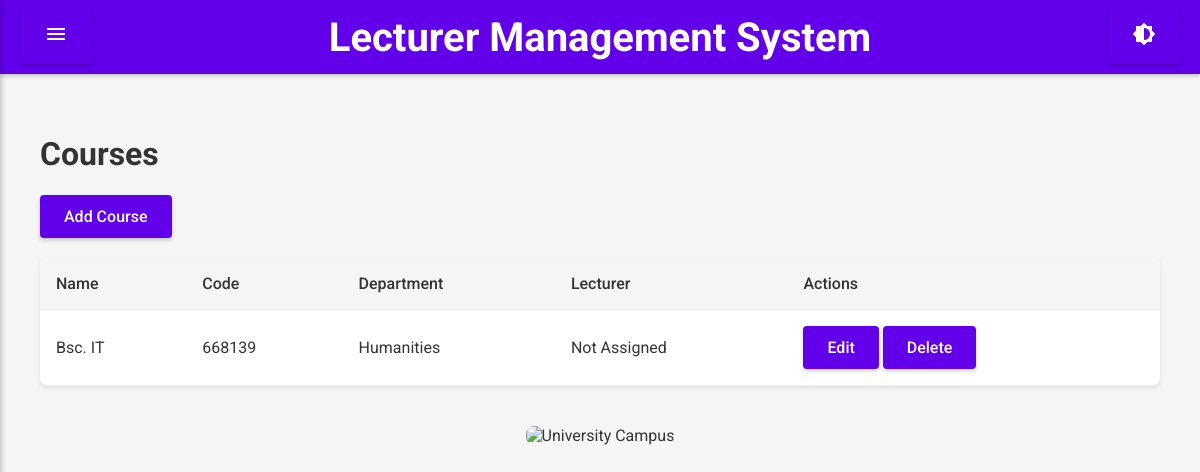
Page /courses (signed in) on the committed database.
### app.py (models this page shows)
class Course(db.Model):
    id = db.Column(db.Integer, primary_key=True)
    name = db.Column(db.String(150), nullable=False)
    code = db.Column(db.String(20), unique=True, nullable=False)
    department_id = db.Column(db.Integer, db.ForeignKey('department.id'), nullable=False)
    lecturer_id = db.Column(db.Integer, db.ForeignKey('lecturer.id'), nullable=True)
    description = db.Column(db.Text)
    enrollments = db.relationship('Enrollment', backref='course', lazy=True)

class Department(db.Model):
    id = db.Column(db.Integer, primary_key=True)
    name = db.Column(db.String(150), unique=True, nullable=False)
    description = db.Column(db.Text)
    lecturers = db.relationship('Lecturer', backref='department', lazy=True)
    students = db.relationship('Student', backref='department', lazy=True)
    courses = db.relationship('Course', backref='department', lazy=True)

### app.py (the view)
@app.route('/courses')
@login_required
def courses():
    courses = Course.query.all()
    return render_template('courses.html', courses=courses)

### app.py (called while the page is built)
@login_manager.user_loader
def load_user(user_id):
    return User.query.get(int(user_id))

### templates/courses.html (shortened to what this page needs)
{% extends "base.html" %}
{% block content %}
<h1>Courses</h1>
<a href="{{ url_for('add_course') }}" class="btn">Add Course</a>
<table>
    <thead>
        <tr>
            <th>Name</th>
            <th>Code</th>
            <th>Department</th>
            <th>Lecturer</th>
            <th>Actions</th>
        </tr>
    </thead>
    <tbody>
        {% for course in courses %}
            <tr>
                <td>{{ course.name }}</td>
                <td>{{ course.code }}</td>
                <td>{{ course.department.name }}</td>
                <td>{{ course.lecturer.name if course.lecturer else 'Not Assigned' }}</td>
                <td>
                    <a href="#" class="btn">Edit</a>
                    <a href="#" class="btn">Delete</a>
                </td>
            </tr>
        {% endfor %}
    </tbody>
</table>
{% endblock %}

### static/css/style.css (style rules this page uses)
body { font-family: 'Roboto', sans-serif; margin: 0; padding: 0; background-color: #f5f5f5; color: #333; transition: background-color 0.3s, color 0.3s; }
h1, h2 { color: #333; }
button, .btn { background-color: #6200ea; color: white; padding: 12px 24px; border: none; border-radius: 4px; cursor: pointer; text-decoration: none; display: inline-block; font-weight: 500; elevation: 2px; box-shadow: 0 2px 4px rgba(0,0,0,0.2); transition: box-shadow 0.3s; }
table { width: 100%; border-collapse: collapse; margin-top: 20px; background-color: white; border-radius: 8px; overflow: hidden; box-shadow: 0 2px 4px rgba(0,0,0,0.1); }
th, td { padding: 16px; text-align: left; border-bottom: 1px solid #eee; }
th { background-color: #f5f5f5; font-weight: 500; }

### rows in the picture
Course: name "Bsc. IT", code "668139", department.name "Humanities", lecturer "Not Assigned"
